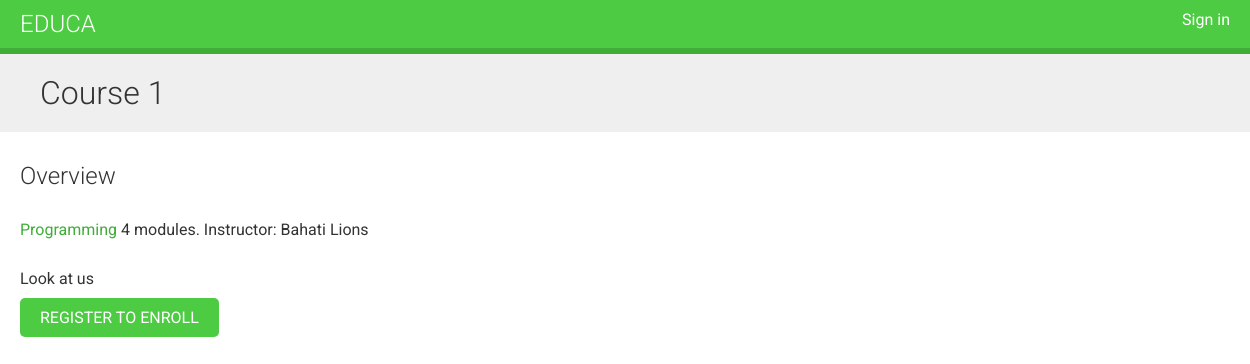
Page /course/course1/ on the committed database.
### courses/models.py (models this page shows, shortened)
class Course(models.Model):
    owner = models.ForeignKey(
        User,
        on_delete=models.CASCADE,
        related_name="courses_created",
    )
    subject = models.ForeignKey(
        Subject,
        on_delete=models.CASCADE,
        related_name="courses",
    )
    students = models.ManyToManyField(
        User,
        related_name="courses_joined",
        blank=True,
    )
    title = models.CharField(max_length=200)
    slug = models.SlugField(max_length=200, unique=True)
    overview = models.TextField()
    created = models.DateTimeField(auto_now_add=True)
    class Meta:
        ordering = ["-created"]

class Subject(models.Model):
    title = models.CharField(max_length=200)
    slug = models.SlugField(max_length=200, unique=True)
    class Meta:
        ordering = ["title"]

### courses/views.py (the view)
class CourseDetailView(DetailView):
    model = Course
    template_name = "courses/course/detail.html"
    def get_context_data(self, **kwargs):
        context = super().get_context_data(**kwargs)
        context["enroll_form"] = CourseEnrollForm(initial={"course": self.object})
        return context

### courses/templates/courses/course/detail.html (shortened to what this page needs)
{% extends 'base.html' %}
{% block content %}
{% with subject=object.subject %}
<h1>
    {{ object.title }}
</h1>
<div class="module">
    <h2>Overview</h2>
    <p>
        <a href="{% url 'course_list_subject' subject.slug %}">
            {{subject.title }}
        </a>
        {{ object.modules.count }} modules.
        Instructor: {{ object.owner.get_full_name}}
    </p>
    {{ object.overview|linebreaks }}
    {% if request.user.is_authenticated %}
    <form action="{% url 'student_enroll_course' %}" method="post">
        {{ enroll_form }}
        {% csrf_token %}
        <input type="submit" value="Enroll now">
    </form>
    {% else %}
    <a href="{% url 'student_registration' %}" class="button">
        Register to enroll
    </a>
    {% endif %}
</div>
{% endwith %}
{% endblock content %}

### courses/static/css/base.css (style rules this page uses)
body { margin:0; font-family:'Roboto', sans-serif; font-weight:400; color:#333; }
a { color:#3fad37; text-decoration:none; }
h1, h2, h3, h4, h5, h6 { font-family:'Roboto', sans-serif; font-weight:300; }
h1 { background:#efefef; width:100%; overflow:auto; padding:20px 0 20px 40px; margin:0; }
.module { padding:10px 20px; float:left; width:600px; }
.module p { margin:10px 0 20px; width:100%; float:left; }
input[type=submit], a.button { border-radius:5px; background:#4dcc43; color:#fff; font-size:16px; text-transform:uppercase; border:none; padding:10px 20px; margin:20px 0; }

### rows in the picture
Course: title "Course 1", modules.count "4", owner.get_full_name "Bahati Lions", overview "Look at us"
Subject: title "Programming"
